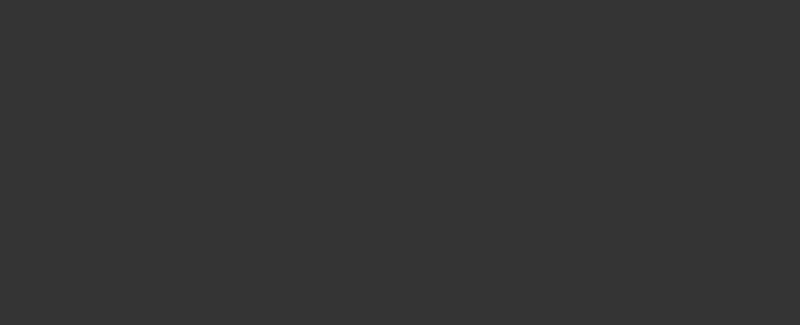
Frame 1 (no input)
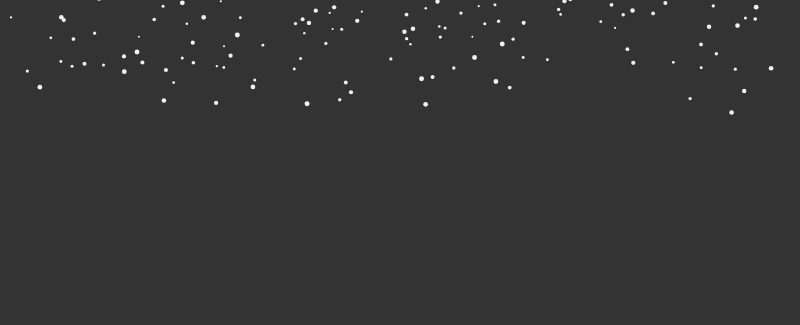
Frame 60 (no input)
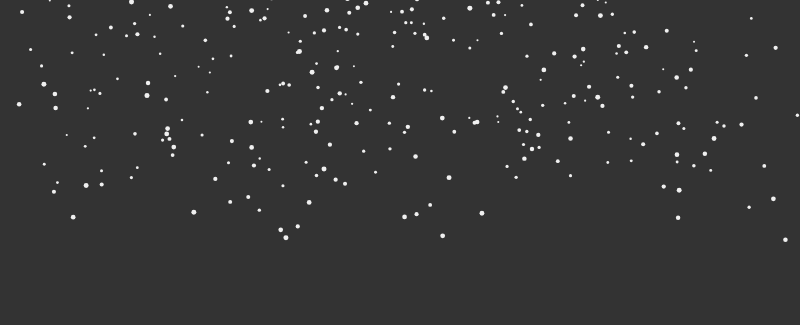
Frame 120 (the mouse pressed at the canvas centre since frame 60)

The p5.js sketch that drew these frames (run headless with seeded random() and noise() and a simulated clock; from frame 60 on, the mouse is pressed at the canvas centre):

// p5.js sketch
// ── sketch.js
let snowflakes = []; // array to hold snowflake objects

function setup() {
  createCanvas(displayWidth, 325);
  fill(240);
  noStroke();
}

function draw() {
  background('#333');
  let t = frameCount / 60; // update time

  // create a random number of snowflakes each frame
  for (var i = 0; i < random(5); i++) {
    snowflakes.push(new snowflake()); // append snowflake object
  }

  // loop through snowflakes with a for..of loop
  for (let flake of snowflakes) {
    flake.update(t); // update snowflake position
    flake.display(); // draw snowflake
  }
}

// snowflake class
function snowflake() {
  // initialize coordinates
  this.posX = 0;
  this.posY = random(-50, 0);
  this.initialangle = random(0, 2 * PI);
  this.size = random(2, 5);

  // radius of snowflake spiral
  // chosen so the snowflakes are uniformly spread out in area
  this.radius = sqrt(random(pow(width / 2, 2)));

  this.update = function(time) {
    // x position follows a circle
    let w = 0.6; // angular speed
    let angle = w * time + this.initialangle;
    this.posX = width / 2 + this.radius * sin(angle);

    // different size snowflakes fall at slightly different y speeds
    this.posY += pow(this.size, 0.5);

    // delete snowflake if past end of screen
    if (this.posY > height) {
      let index = snowflakes.indexOf(this);
      snowflakes.splice(index, 1);
    }
  };

  this.display = function() {
    ellipse(this.posX, this.posY, this.size);
  };
}

// ── style.css
/*
	Zero out all the default margins and padding
*{
	margin:0;
	padding:0;
}

*/

body{

	background-color: mistyrose;
	color: #555500;

	/*font-family: Arial , Helvetica, sans-serif;
	font-size: 16px;
	font-weight: normal;

	Same as below
	*/
	font: normal 16px Arial Helvetica sans-serif;

	line-height: 1.6em;
	margin:0;
}

a{

	text-decoration: none;
	color:#000;
}

a:hover{
	color:red;
}

a:active{
	color:green;
}

/*
a:visited{
	color:black;
}
*/
.container{

	width:80%; /*It can be 500px and stuff but better to put it in % to allow wrapping when the browser is resized*/
	margin:auto;
}

.button{

	background-color: #333;
	color: #fff;
	padding:10px 15px;
	border:none;
}

.button:hover{

	background: red;
	color: white;
}

.clr{
	clear: both;

}

.box-1{

	background-color: #333;
	color: #fff;

	/*border-right: 5px red solid;
	border-left: 5px red solid;
	border-top: 5px red solid;
	border-bottom: 5px red solid;
	
	border-top-style: dotted; // extra

	You can also do this
	border: size color type;
	*/

	border: 5px red solid;

	/*padding-top:20px; 
	padding-bottom:20px;
	padding-right: 20px;
	padding-left: 20px;

	again same thing
	*/
	padding:20px;
	margin-top: 20px;
	margin: 20px 0;		/*Same thing as above*/

}

/*
	Padding and Margins
	
	margin is the space outside the body and padding
	padding is the space within the margins

	margin: top right bottom left;
	or 
	margin: (top/bottom) (left/right);
*/

.box-1 h1{

	font-family:Tahoma;
	font-weight: 800;
	font-style: italic;
	text-decoration: underline;
	text-transform: uppercase;
	letter-spacing: 0.2em;
	word-spacing: 1em;
}

.box-2{

	border:3px dotted #ccc;
	padding:20px;
	margin:20px 0;
}

.categories{

	border: 1px #ccc solid;
	padding:10px;
	border-radius: 15px;
}

.categories h2{

	text-align: center;
}

.categories ul{
	padding:0;
	padding-left: 20px;
	list-style: square;
	list-style: none;
}

.categories li{

	padding-bottom: 6px;
	border-bottom: dotted 1px #333; 
	list-style-image: url('../images/check.png');
}

.my-form{

	padding: 20px;
}

.my-form .form-group{
	padding-bottom: 15px;
}

/*
	acquires the entire row for the label
*/
.my-form label{
	display: block;
}

/*
	input applies it to all input
	type specifies what type of input these styles are applied to, this one excluded te submit button
	textarea is the thing for the message level so we include in the same header
*/
.my-form input[type ="text"], .my-form textarea{

	padding:8px;
	width:100%;
}

/*
This one is for the submit button
since this can be global, we can just use .button
in the global scope right below container
.my-form input[type ='submit']{

	background-color: #333;
	color: #fff;
	padding:10px 15px;
	border:none;
}
*/

.block{

	float: left;
	width: 33.3%;
	border:1px solid #ccc;
	padding:10px;
	box-sizing: border-box;
}

#main-block{
	float:left;
	width:70%;
	padding:15px;
	box-sizing: border-box;
}

#sidebar{
	float:right;
	width:30%;
	background-color:#333;
	color:#fff; 
	padding:15px;
	box-sizing: border-box;
}
